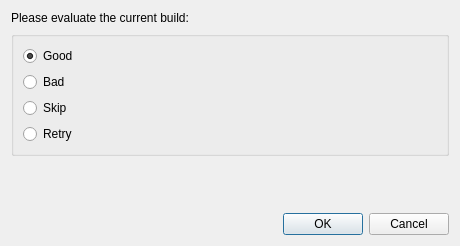
<?xml version="1.0" encoding="UTF-8"?>
<ui version="4.0">
 <class>Verdict</class>
 <widget class="QDialog" name="Verdict">
  <property name="geometry">
   <rect>
    <x>0</x>
    <y>0</y>
    <width>460</width>
    <height>246</height>
   </rect>
  </property>
  <property name="sizePolicy">
   <sizepolicy hsizetype="Preferred" vsizetype="Preferred">
    <horstretch>0</horstretch>
    <verstretch>0</verstretch>
   </sizepolicy>
  </property>
  <property name="windowTitle">
   <string>Build verdict</string>
  </property>
  <layout class="QVBoxLayout" name="verticalLayout_2">
   <item>
    <widget class="QLabel" name="label">
     <property name="sizePolicy">
      <sizepolicy hsizetype="Preferred" vsizetype="Fixed">
       <horstretch>0</horstretch>
       <verstretch>0</verstretch>
      </sizepolicy>
     </property>
     <property name="text">
      <string>Please evaluate the current build:</string>
     </property>
    </widget>
   </item>
   <item>
    <widget class="QGroupBox" name="groupBox">
     <property name="sizePolicy">
      <sizepolicy hsizetype="Preferred" vsizetype="Fixed">
       <horstretch>0</horstretch>
       <verstretch>0</verstretch>
      </sizepolicy>
     </property>
     <property name="title">
      <string/>
     </property>
     <layout class="QVBoxLayout" name="verticalLayout">
      <item>
       <widget class="QRadioButton" name="g">
        <property name="text">
         <string>Good</string>
        </property>
        <property name="checked">
         <bool>true</bool>
        </property>
       </widget>
      </item>
      <item>
       <widget class="QRadioButton" name="b">
        <property name="text">
         <string>Bad</string>
        </property>
        <property name="checked">
         <bool>false</bool>
        </property>
       </widget>
      </item>
      <item>
       <widget class="QRadioButton" name="s">
        <property name="text">
         <string>Skip</string>
        </property>
       </widget>
      </item>
      <item>
       <widget class="QRadioButton" name="r">
        <property name="text">
         <string>Retry</string>
        </property>
       </widget>
      </item>
     </layout>
    </widget>
   </item>
   <item>
    <spacer name="verticalSpacer">
     <property name="orientation">
      <enum>Qt::Vertical</enum>
     </property>
     <property name="sizeHint" stdset="0">
      <size>
       <width>20</width>
       <height>40</height>
      </size>
     </property>
    </spacer>
   </item>
   <item>
    <widget class="QDialogButtonBox" name="buttonBox">
     <property name="orientation">
      <enum>Qt::Horizontal</enum>
     </property>
     <property name="standardButtons">
      <set>QDialogButtonBox::Cancel|QDialogButtonBox::Ok</set>
     </property>
    </widget>
   </item>
  </layout>
 </widget>
 <resources/>
 <connections>
  <connection>
   <sender>buttonBox</sender>
   <signal>accepted()</signal>
   <receiver>Verdict</receiver>
   <slot>accept()</slot>
   <hints>
    <hint type="sourcelabel">
     <x>248</x>
     <y>254</y>
    </hint>
    <hint type="destinationlabel">
     <x>157</x>
     <y>274</y>
    </hint>
   </hints>
  </connection>
  <connection>
   <sender>buttonBox</sender>
   <signal>rejected()</signal>
   <receiver>Verdict</receiver>
   <slot>reject()</slot>
   <hints>
    <hint type="sourcelabel">
     <x>316</x>
     <y>260</y>
    </hint>
    <hint type="destinationlabel">
     <x>286</x>
     <y>274</y>
    </hint>
   </hints>
  </connection>
 </connections>
</ui>
